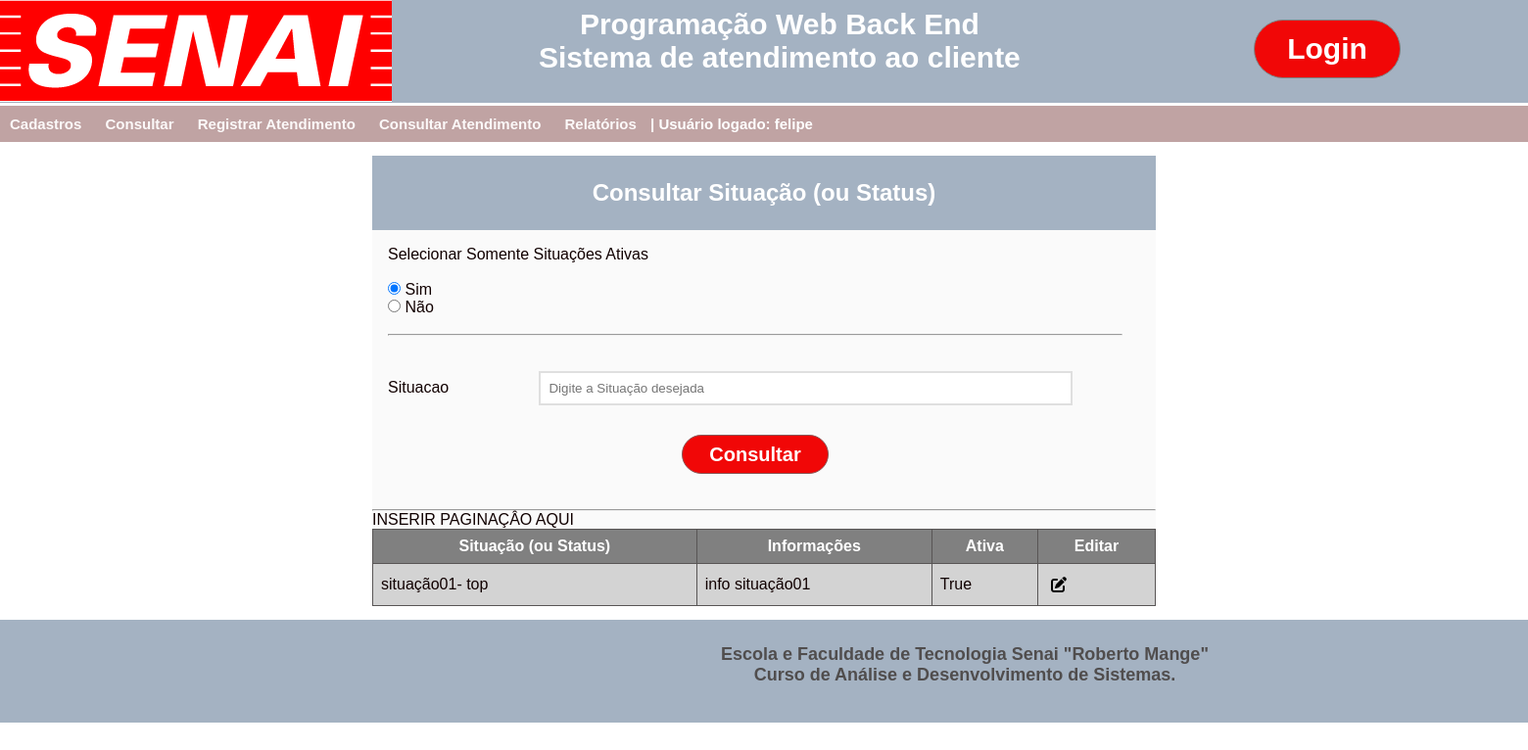
Screenshot of /cons_situacao (signed in) with the database file from the repository.
### App_SAC/models.py (models this page shows, shortened)
class Situacao(models.Model):
    descricao_situacao = models.CharField(max_length=30, null=False)
    info_situacao = models.TextField(null=True)
    ativo_situacao = models.BooleanField()

### App_SAC/views/Situacao.py (the view, shortened to what this page needs)
# urls.py: path('cons_situacao', Situacao.cons_situacao, name='cons_situacao'),
@login_required
def cons_situacao(request):
    dado_pesquisa_situacao = request.POST.get('situacao')
    dado_pesquisa_todos = request.POST.get('seleciona_todos')
    usuario_logado = request.user.username
    page = request.GET.get('page')
    if dado_pesquisa_todos == 'N' and dado_pesquisa_situacao != None :
       todas_situacoes = Situacao.objects.filter(descricao_situacao__icontains=dado_pesquisa_situacao)
    elif dado_pesquisa_todos == 'S' and dado_pesquisa_situacao != None :
       todas_situacoes = Situacao.objects.filter(descricao_situacao__icontains=dado_pesquisa_situacao, ativo_situacao=1)
    elif dado_pesquisa_todos == 'N' and dado_pesquisa_situacao == None :
       todas_situacoes = Situacao.objects.all()
    else:
       todas_situacoes  = Situacao.objects.filter(ativo_situacao=1)
    paginas = Paginator(todas_situacoes, 3)  # 3 representa o número de atendentes por página
    page = request.GET.get('page')
    situacoes = paginas.get_page(page)
    if dado_pesquisa_situacao != None :
       return render(request, 'Cons_Situacao.html', {'todas_situacoes': situacoes, 'dado_pesquisa': dado_pesquisa_situacao, 'usuario_logado': usuario_logado})
    else :
       return render(request, 'Cons_Situacao.html', {'todas_situacoes': situacoes, 'dado_pesquisa': '', 'usuario_logado': usuario_logado})

### App_SAC/templates/Cons_Situacao.html (shortened to what this page needs)
{% load static %}
<!DOCTYPE html>
<html lang="en">
<head>
    <link rel="stylesheet" type="text/css" href="{% static 'css/Cons_Cliente_Lista.css' %}">
</head>
<header class="login">
    <div class="fundo_menu">
        <div class="logo_senai">
             <a href="/"><img src="{% static 'imagens/logo_senai.png' %}" /></a>
        </div>
        <div class="nome_sistema">
             Programação Web Back End<br>
             Sistema de atendimento ao cliente
        </div>
        <div class="botao_login">
            <a href="accounts/login"><button class="btn btn_login">Login</button></a>
        </div>
    </div>
</header>
<nav class="menu">
    <ul>
        <li><a href="">Cadastros</a>
        </li>
        <li><a href="">Consultar</a>
        </li>
        <li><a href="Registrar.html">Registrar Atendimento</a></li>
        <li><a href="Consultar.html">Consultar Atendimento</a></li>
        <li><a href="Relatorios.html">Relatórios</a></li>
        <li> | Usuário logado: {{usuario_logado}}</a></li>
    </ul>
</nav>
<body>
    <div class="principal">
    <div class="container">
        <section class="enquadramento">
            <h1> Consultar Situação (ou Status)</h1>
        </section>
        <form id="form" class="form" method="POST" action="{% url 'cons_situacao' %}">{% csrf_token %}
            <div class="seleciona_todos">
                <label for="seleciona_todos">Selecionar Somente Situações Ativas </label><br><br>
                <input type="radio" name="seleciona_todos" checked value="S"/> Sim<br />
                <input type="radio" name="seleciona_todos" value="N"/> Não<br />
            </div>
            <br><hr><br>
            <div class="form-content">
                <br>
                <label for="situacao">Situacao</label>
                <input type="text" id="situacao" name="situacao" placeholder="Digite a Situação desejada" value=""/>
            </div>
                <div class="botoes">
                    <div class="botao_consultar">
                        <button id="btnConsultar" type=submit class="btn_cons_cancel btn_consultar">Consultar</button>
                    </div>
                </div>
        </form>
        <hr>
        INSERIR PAGINAÇÂO AQUI
        <table>
            <tr>
                <th>Situação (ou Status)</th>
                <th>Informações</th>
                <th>Ativa</th>
                <th>Editar</th>
            </tr>
            {% for igs in todas_situacoes%}
            <tr>
                <td>{{igs.descricao_situacao}}</td>
                <td>{{igs.info_situacao}}</td>
                <td>{{igs.ativo_situacao}}</td>
                <td><a href="/edit_situacao/{{igs.id}}"><i class="fa-solid fa-pen-to-square"></i></a></td>
            </tr>
            {% endfor%}
        </table>
    </div>
    </div>
</body>
<footer class="rodape">
    <div class="fundo_menu">
        <div class="rodape1">
            Escola e Faculdade de Tecnologia Senai "Roberto Mange"<br>
            Curso de Análise e Desenvolvimento de Sistemas.<br>
        </div>
    </div>
</footer>
</html>

### App_SAC/static/css/Cons_Cliente_Lista.css (style rules this page uses)
:root { --cor_fundo : rgb(192, 163, 163); --cor_hover : rgb(150, 104, 104); --cor_primaria : rgb(252, 249, 249); }
div.fundo_menu { display: inline-block; width: 100%; height: 105px; column-count:3; position: relative; background-color: #a4b2c2; }
.nome_sistema { text-align: center; font-size: 30px; font-weight: bold; font-family: arial; color: white; position: absolute; margin: -100px 0px 0 550px; }
.botao_login { text-align: center; }
.btn { width: 150px; height: 60px; position: absolute; margin: 20px 0 0 500px; border: solid 1px gray; background: none; font-size: 30px; font-weight: bold; font: Arial; background-color: rgb(241, 7, 7); color: white; border-radius: 40px; cursor: pointer; }
.menu ul { list-style-type: none; padding: 0; background-color: var(--cor_fundo); font-size: 15px; font-weight: bold; font-family: arial; color: white; }
.menu ul li { display:inline; position: relative; }
.menu ul li a { color: var(--cor_primaria); text-decoration: none; display:inline-block; padding: 10px; transition: background .3s; }
* { margin: 0; padding: 0; }
body { font-family: arial; color:rgb(17, 1, 1); }
body { width: 100%; height: 600px; }
.principal { display: flex; justify-content: center; align-items: center; }
.container { background-color: #fafafa; margin: 14px; max-width: 800px; width: 100%; box-sizing: 0 3px 5px rbga(0,0,0, 0.5); }
.enquadramento { background: #a4b2c2; padding: 24px; text-align: center; color: #fff; }
.form { padding: 16px; padding-right: 34px; }
.form-content { margin-bottom: 8px; padding-bottom: 2px; position: relative; }
.form-content label { width: 150px; display: inline-block; margin-bottom: 4px; }
.form-content input { display: inline; width: 70%; padding: 8px; border: 2px solid #dfdfdf; }
.btn_cons_cancel { width: 150px; height: 40px; border: solid 1px rgb(138, 86, 86); background: none; font-size: 20px; font-weight: bold; font: Arial; background-color: rgb(241, 7, 7); color: white; border-radius: 40px; cursor: pointer; }
.botoes { display: flex; justify-content: center; padding: 20px; gap: 3rem; }
table, th, td { border: 1px solid rgb(88, 85, 85); border-collapse: collapse; padding: 8px; }
table { width: 800px; }
th { background-color: gray ; color: white }
tr:nth-child(2n) { background-color: lightgray; }
.fa-solid.fa-pen-to-square, .fa-solid.fa-trash { cursor: pointer; margin: 5px; color: black; }
div.rodape1 { text-align: center; font-size: 18px; font-weight: bold; font-family: arial; color: rgb(80, 77, 77); display: flex; width: 1920px; padding: 25px; justify-content: center; }
a { color: white; }

### rows the page displays
Situacao: descricao_situacao "situação01- top", info_situacao "info situação01", ativo_situacao "True"

### other values shown
{{ usuario_logado }} "felipe"
